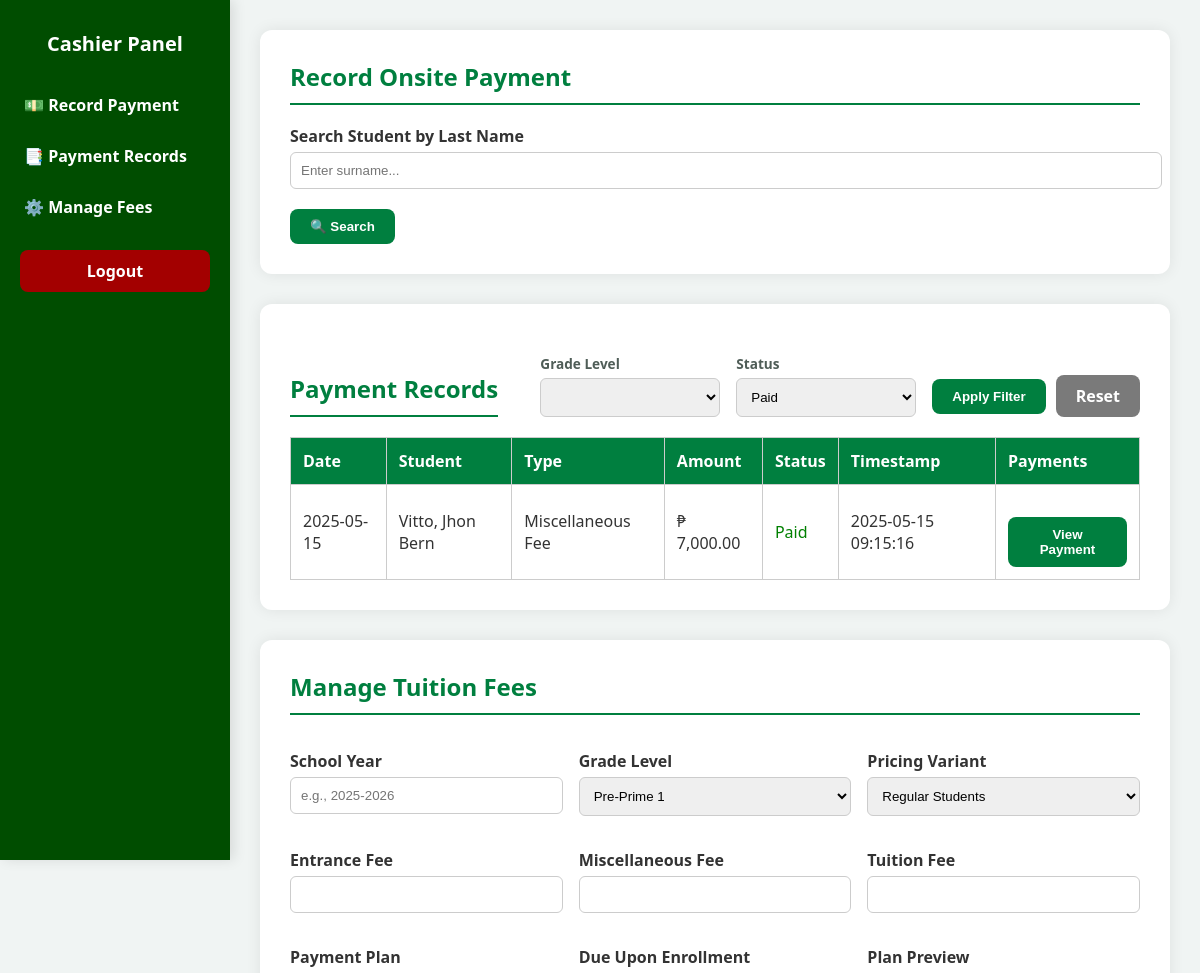
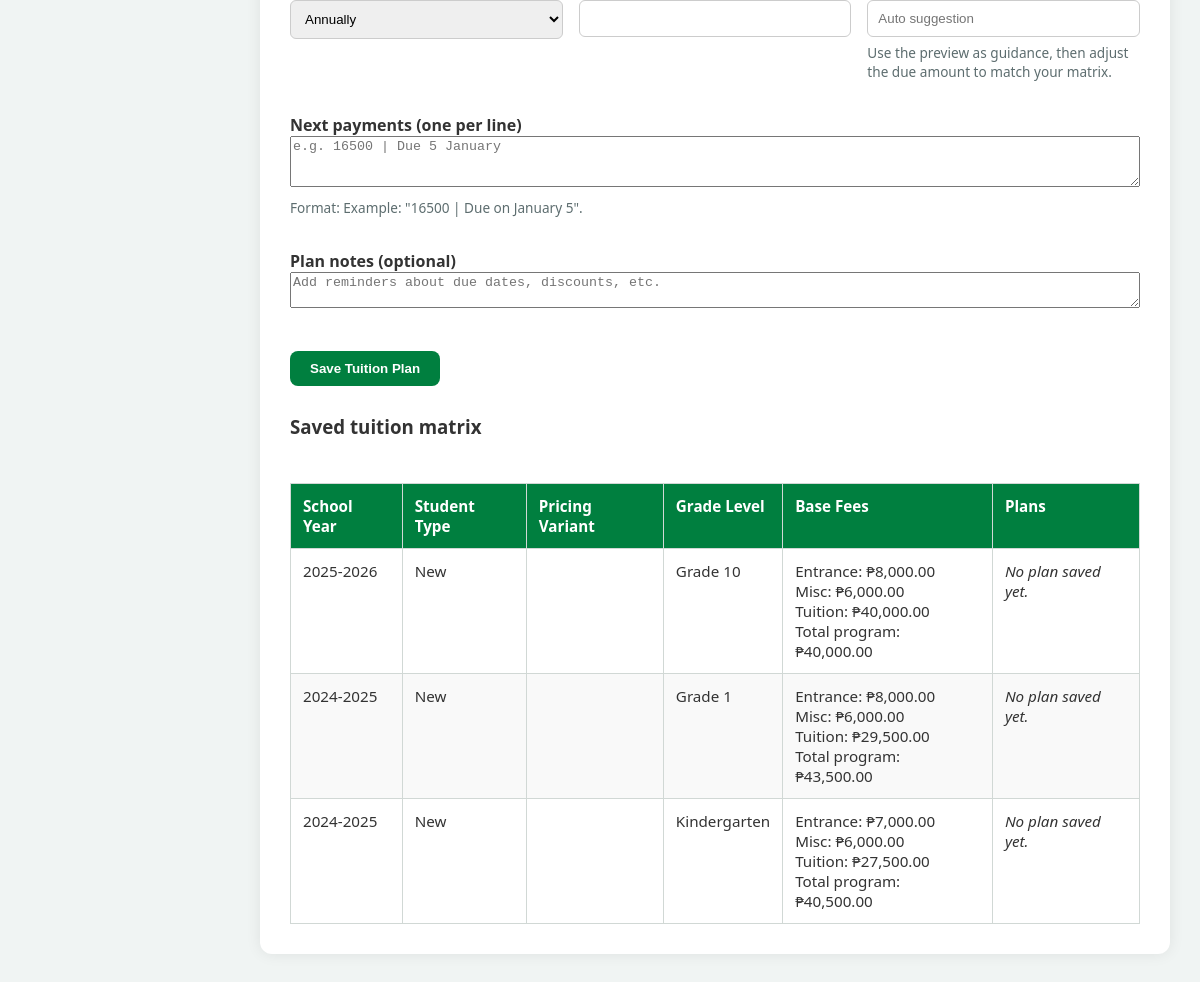
The app's page /Cashier/cashier_dashboard.php?filter_status=paid with its own data (2 pictures, top to bottom).
### tables this page shows
CREATE TABLE `student_payments` (
  `id` int(11) NOT NULL,
  `student_id` varchar(20) DEFAULT NULL,
  `payment_type` varchar(100) NOT NULL,
  `amount` decimal(10,2) NOT NULL,
  `payment_status` enum('pending','paid') DEFAULT 'pending',
  `payment_date` date DEFAULT NULL,
  `created_at` timestamp NOT NULL DEFAULT current_timestamp(),
  `reference_number` varchar(100) DEFAULT NULL,
  `screenshot_path` varchar(255) DEFAULT NULL,
  `screenshot` varchar(255) DEFAULT NULL
);

CREATE TABLE `students_registration` (
  `id` int(11) NOT NULL,
  `year` varchar(50) NOT NULL,
  `course` varchar(50) DEFAULT NULL,
  `lrn` varchar(50) NOT NULL,
  `lastname` varchar(100) NOT NULL,
  `firstname` varchar(100) NOT NULL,
  `middlename` varchar(100) NOT NULL,
  `specaddress` varchar(255) NOT NULL,
  `brgy` varchar(100) NOT NULL,
  `city` varchar(100) NOT NULL,
  `mother` varchar(100) NOT NULL,
  `father` varchar(100) NOT NULL,
  `gname` varchar(100) DEFAULT NULL,
  `sex` varchar(10) NOT NULL,
  `dob` date NOT NULL,
  `religion` varchar(50) NOT NULL,
  `emailaddress` varchar(100) NOT NULL,
  `contactno` varchar(20) NOT NULL,
  `schooltype` varchar(50) NOT NULL,
  `sname` varchar(255) DEFAULT NULL,
  `created_at` timestamp NOT NULL DEFAULT current_timestamp(),
  `enrollment_status` enum('waiting','enrolled') DEFAULT 'waiting',
  `student_type` varchar(10) DEFAULT NULL
);

CREATE TABLE `tuition_fees` (
  `id` int(11) NOT NULL,
  `school_year` varchar(20) NOT NULL,
  `student_type` enum('new','old') NOT NULL,
  `grade_level` varchar(50) NOT NULL,
  `entrance_fee` decimal(10,2) DEFAULT NULL,
  `miscellaneous_fee` decimal(10,2) DEFAULT NULL,
  `tuition_fee` decimal(10,2) DEFAULT NULL,
  `monthly_payment` decimal(10,2) DEFAULT NULL,
  `total_upon_enrollment` decimal(10,2) DEFAULT NULL,
  `updated_at` timestamp NOT NULL DEFAULT current_timestamp() ON UPDATE current_timestamp()
);

### Cashier/cashier_dashboard_logic.php (called while the page is built, shortened)
<?php
function cashier_dashboard_plan_labels(): array
{
    return [
        'annually'    => 'Annually',
        'cash'        => 'Cash',
        'semi_annual' => 'Semi-Annual',
        'quarterly'   => 'Quarterly',
        'monthly'     => 'Monthly',
    ];
}
function cashier_dashboard_table_exists(mysqli $conn, string $table): bool
{
    $stmt = $conn->prepare('SELECT 1 FROM information_schema.TABLES WHERE TABLE_SCHEMA = DATABASE() AND TABLE_NAME = ? LIMIT 1');
    $stmt->bind_param('s', $table);
    $stmt->execute();
    $stmt->store_result();
    $exists = $stmt->num_rows > 0;
    return $exists;
}
function cashier_dashboard_fetch_tuition_packages(mysqli $conn): array
{
    $packages = [];
    $result = $conn->query('SELECT * FROM tuition_fees ORDER BY school_year DESC, grade_level ASC');
    if ($result) {
        while ($row = $result->fetch_assoc()) {
            $row['plans'] = [];
            $packages[(int) $row['id']] = $row;
        }
    }
    $ids = implode(',', array_map('intval', array_keys($packages)));
    if (!cashier_dashboard_table_exists($conn, 'tuition_fee_plans')) {
        return array_values($packages);
    }
    return array_values($packages);
}
function cashier_dashboard_prepare_search(mysqli $conn): array
{
    $search_results = [];
    $search_financial = [];
    $searchQuery = isset($_GET['search_name']) ? trim((string) $_GET['search_name']) : '';
    $searchType = isset($_GET['search_type']) ? strtolower(trim((string) $_GET['search_type'])) : 'all';
    if (!in_array($searchType, ['new', 'old'], true)) {
        $searchType = 'all';
    }
    $clearSearchFlag = isset($_GET['search_cleared']);
    return [
        'results' => $search_results,
        'financial' => $search_financial,
        'query' => $searchQuery,
        'type' => $searchType,
        'cleared' => $clearSearchFlag,
    ];
}
function cashier_dashboard_fetch_payments(mysqli $conn): mysqli_result
{
    $filter_sql = 'WHERE 1=1';
    if (!empty($_GET['filter_status'])) {
        $filter_status = $conn->real_escape_string((string) $_GET['filter_status']);
        $filter_sql .= " AND sp.payment_status = '$filter_status'";
    }
    $sql = "
        SELECT sp.*, sr.firstname, sr.lastname
        FROM student_payments sp
        JOIN students_registration sr ON sr.id = sp.student_id
        $filter_sql
        ORDER BY sp.created_at DESC
    ";
    return $conn->query($sql);
}

### Cashier/cashier_dashboard.php (the view, shortened to what this page needs)
<?php
include __DIR__ . '/../db_connection.php';
require_once __DIR__ . '/cashier_dashboard_logic.php';
$searchData = cashier_dashboard_prepare_search($conn);
$searchQuery = $searchData['query'];
$payments = cashier_dashboard_fetch_payments($conn);
$planOptions = cashier_dashboard_plan_labels();
$tuitionPackages = cashier_dashboard_fetch_tuition_packages($conn);
$pricingCategories = [
  'regular' => 'Regular Students',
  'fwc' => 'FWC Member',
  'esc' => 'ESC / Government Subsidy',
  'other' => 'Other / Custom',
];
$studentTypeLabels = [
  'all' => 'All Students',
  'new' => 'New',
  'old' => 'Old',
];
$gradeOptions = [
  'preprime1' => 'Pre-Prime 1',
  'preprime2' => 'Pre-Prime 2',
  'kindergarten' => 'Kindergarten',
  'grade1' => 'Grade 1',
  'grade2' => 'Grade 2',
  'grade3' => 'Grade 3',
  'grade4' => 'Grade 4',
  'grade5' => 'Grade 5',
  'grade6' => 'Grade 6',
  'grade7' => 'Grade 7',
  'grade8' => 'Grade 8',
  'grade9' => 'Grade 9',
  'grade10' => 'Grade 10',
  'grade11' => 'Grade 11',
  'grade12' => 'Grade 12',
];
?>
<!DOCTYPE html>
<html lang="en">
<head>
   <link rel="stylesheet" href="cashier_dashboard.css">
</head>
<body>
<div class="sidebar">
  <h1>Cashier Panel</h1>
  <nav>
    <ul class="nav-links">
      <li><a class="nav-link" href="#record">💵 Record Payment</a></li>
      <li><a class="nav-link" href="#records">📑 Payment Records</a></li>
      <li><a class="nav-link" href="#fees">⚙️ Manage Fees</a></li>
    </ul>
  </nav>
  <a href="cashier_login.php" class="logout-btn">Logout</a>
</div>
<div class="main-content">
  <div class="section-card" id="record">
    <h2>Record Onsite Payment</h2>
    <form method="GET" action="cashier_dashboard.php">
        <label for="search_name">Search Student by Last Name</label>
        <input type="text" name="search_name" placeholder="Enter surname..." value="<?= htmlspecialchars($searchQuery) ?>" required>
        <button type="submit">🔍 Search</button>
    </form>
  </div>
  <div class="section-card" id="records">
    <div class="records-header">
      <h2>Payment Records</h2>
      <form method="GET" action="cashier_dashboard.php#records" id="filterForm" class="records-filter-bar">
        <div>
          <label>Grade Level</label>
          <select name="filter_grade_level">
            <?php
              $grade_levels_result = $conn->query("SELECT DISTINCT year FROM students_registration ORDER BY year");
              while ($gl = $grade_levels_result->fetch_assoc()):
                  $selected = ($_GET['filter_grade_level'] ?? '') == $gl['year'] ? "selected" : "";
                  echo "<option value='{$gl['year']}' $selected>{$gl['year']}</option>";
              endwhile;
            ?>
          </select>
        </div>
        <div>
          <label>Status</label>
          <select name="filter_status">
            <option value="paid" <?= ($_GET['filter_status'] ?? '') == "paid" ? "selected" : "" ?>>Paid</option>
          </select>
        </div>
        <div class="records-filter-actions">
          <button type="submit">Apply Filter</button>
          <a href="cashier_dashboard.php#records" class="secondary-btn">Reset</a>
        </div>
      </form>
    </div>
    <table id="paymentTable">
      <thead>
        <tr>
        <th>Date</th>
        <th>Student</th>
        <th>Type</th>
        <th>Amount</th>
        <th>Status</th>
        <th>Timestamp</th>
        <th>Payments</th>
      </tr>
    </thead>
    <tbody>
    <?php while ($row = $payments->fetch_assoc()): ?>
      <tr id="payment-row-<?php echo $row['id']; ?>">
        <td><?= date("Y-m-d", strtotime($row['created_at'])) ?></td>
        <td><?= $row['lastname'] ?>, <?= $row['firstname'] ?></td>
        <td><?= $row['payment_type'] ?></td>
        <td>₱ <?= number_format($row['amount'], 2) ?></td>
        <td class="payment-status" id="status-<?php echo $row['id']; ?>">
            <?php
              if (!empty($row['payment_status'])) {
                  if ($row['payment_status'] === 'declined') {
                      echo "<span style='color: red;'>Declined</span>";
                  } elseif ($row['payment_status'] === 'paid') {
                      echo "<span style='color: green;'>Paid</span>";
                  } else {
                      echo ucfirst(htmlspecialchars($row['payment_status']));
                  }
              } else {
                  echo "Pending";
              }
            ?>
        </td>
        <td><?= $row['created_at'] ?></td>
        <td>
        <?php
  $shotUrl = $row['screenshot_path'];
?>
          <button
            class="view-payment-btn"
            data-id="<?= $row['id'] ?>"
            data-student="<?= $row['lastname'] ?>, <?= $row['firstname'] ?>"
            data-type="<?= $row['payment_type'] ?>"
            data-amount="<?= $row['amount'] ?>"
            data-status="<?= ucfirst($row['payment_status']) ?>"
            data-reference="<?= $row['reference_number'] ?>"
            data-or="<?= $row['or_number'] ?>"
            data-screenshot="<?= $shotUrl ?>"
          >
            View Payment
          </button>
        </td>
      </tr>
    <?php endwhile; ?>
</tbody>
</table>
  </div>
  <div class="section-card" id="fees">
    <h2>Manage Tuition Fees</h2>
    <form method="POST" action="cashier_dashboard.php#fees" class="tuition-form">
      <div class="tuition-field-grid">
        <div>
          <label for="school_year">School Year</label>
          <input type="text" id="school_year" name="school_year" placeholder="e.g., 2025-2026" required>
        </div>
        <div>
          <label for="year">Grade Level</label>
          <select id="year" name="year" required>
            <?php foreach ($gradeOptions as $value => $label): ?>
              <option value="<?= htmlspecialchars($value) ?>"><?= htmlspecialchars($label) ?></option>
            <?php endforeach; ?>
          </select>
        </div>
        <div>
          <label for="pricing_category">Pricing Variant</label>
          <select id="pricing_category" name="pricing_category">
            <?php foreach ($pricingCategories as $value => $label): ?>
              <option value="<?= htmlspecialchars($value) ?>"><?= htmlspecialchars($label) ?></option>
            <?php endforeach; ?>
          </select>
        </div>
      </div>
      <div class="tuition-field-grid">
        <div>
          <label for="entrance_fee">Entrance Fee</label>
          <input type="number" step="0.01" id="entrance_fee" name="entrance_fee" required oninput="calculatePayment()">
        </div>
        <div>
          <label for="miscellaneous_fee">Miscellaneous Fee</label>
          <input type="number" step="0.01" id="miscellaneous_fee" name="miscellaneous_fee" required oninput="calculatePayment()">
        </div>
        <div>
          <label for="tuition_fee">Tuition Fee</label>
          <input type="number" step="0.01" id="tuition_fee" name="tuition_fee" required oninput="calculatePayment()">
        </div>
      </div>
      <div class="tuition-field-grid">
        <div>
          <label for="payment_schedule">Payment Plan</label>
          <select id="payment_schedule" name="payment_schedule" onchange="calculatePayment()" required>
            <?php foreach ($planOptions as $value => $label): ?>
              <option value="<?= htmlspecialchars($value) ?>"><?= htmlspecialchars($label) ?></option>
            <?php endforeach; ?>
          </select>
        </div>
        <div>
          <label for="total_upon_enrollment">Due Upon Enrollment</label>
          <input type="number" step="0.01" id="total_upon_enrollment" name="total_upon_enrollment" required>
        </div>
        <div>
          <label for="calculated_payment">Plan Preview</label>
          <input type="text" id="calculated_payment" readonly placeholder="Auto suggestion">
          <small class="tuition-hint">Use the preview as guidance, then adjust the due amount to match your matrix.</small>
        </div>
      </div>
      <div class="tuition-field-grid full">
        <div>
          <label for="next_payments">Next payments (one per line)</label>
          <textarea id="next_payments" name="next_payments" rows="3" placeholder="e.g. 16500 | Due 5 January"></textarea>
          <small class="tuition-hint">Format: Example: "16500 | Due on January 5".</small>
        </div>
      </div>
      <div class="tuition-field-grid full">
        <div>
          <label for="plan_notes">Plan notes (optional)</label>
          <textarea id="plan_notes" name="plan_notes" rows="2" placeholder="Add reminders about due dates, discounts, etc."></textarea>
        </div>
      </div>
      <button type="submit">Save Tuition Plan</button>
    </form>
    <?php if (!empty($tuitionPackages)): ?>
      <h3 class="tuition-table-title">Saved tuition matrix</h3>
      <div class="tuition-matrix-wrapper">
        <table class="tuition-matrix-table">
          <thead>
            <tr>
              <th>School Year</th>
              <th>Student Type</th>
              <th>Pricing Variant</th>
              <th>Grade Level</th>
              <th>Base Fees</th>
              <th>Plans</th>
            </tr>
          </thead>
          <tbody>
            <?php foreach ($tuitionPackages as $package): ?>
              <tr>
                <td><?= htmlspecialchars($package['school_year']) ?></td>
                <td><?= htmlspecialchars($studentTypeLabels[$package['student_type']] ?? ucfirst($package['student_type'])) ?></td>
                <td><?= htmlspecialchars($pricingCategories[$package['pricing_category']] ?? ucfirst($package['pricing_category'])) ?></td>
                <?php
                  $gradeLabel = $gradeOptions[$package['grade_level']] ?? ucwords(str_replace('_', ' ', $package['grade_level']));
                  $normalizedGrade = strtolower(str_replace([' ', '_'], '', $package['grade_level']));
                  if (in_array($normalizedGrade, ['kinder1', 'kinder2'], true)) {
                      $gradeLabel = 'Kindergarten';
                  }
                ?>
                <td><?= htmlspecialchars($gradeLabel) ?></td>
                <td>
                  <div>Entrance: ₱<?= number_format((float) $package['entrance_fee'], 2) ?></div>
                  <div>Misc: ₱<?= number_format((float) $package['miscellaneous_fee'], 2) ?></div>
                  <div>Tuition: ₱<?= number_format((float) $package['tuition_fee'], 2) ?></div>
                  <div>Total program: ₱<?= number_format((float) $package['total_upon_enrollment'], 2) ?></div>
                </td>
                <td>
                  <?php if (!empty($package['plans'])): ?>
                    <ul class="tuition-plan-list">
                      <?php foreach ($package['plans'] as $plan): ?>
                        <li>
                          <strong><?= htmlspecialchars($planOptions[$plan['plan_type']] ?? ucfirst($plan['plan_type'])) ?>:</strong>
                          ₱<?= number_format((float) $plan['due_upon_enrollment'], 2) ?> due upon enrollment
                          <?php if (!empty($plan['decoded_breakdown'])): ?>
                            <div class="tuition-plan-breakdown">
                              <?php foreach ($plan['decoded_breakdown'] as $entry): ?>
                                <span>Next: ₱<?= number_format((float) ($entry['amount'] ?? 0), 2) ?><?= !empty($entry['note']) ? ' • ' . htmlspecialchars($entry['note']) : '' ?></span>
                              <?php endforeach; ?>
                            </div>
                          <?php endif; ?>
                          <?php if (!empty($plan['notes'])): ?>
                            <div class="tuition-plan-note"><?= nl2br(htmlspecialchars($plan['notes'])) ?></div>
                          <?php endif; ?>
                        </li>
                      <?php endforeach; ?>
                    </ul>
                  <?php else: ?>
                    <em>No plan saved yet.</em>
                  <?php endif; ?>
                </td>
              </tr>
            <?php endforeach; ?>
          </tbody>
        </table>
      </div>
    <?php else: ?>
      <p class="tuition-empty">No tuition plans saved yet. Add one above to populate the matrix.</p>
    <?php endif; ?>
  </div>
</div>
</body>
</html>

### records on screen
student_payments: created_at "2025-05-15", students_registration.lastname "Vitto", students_registration.firstname "Jhon Bern", payment_type "Miscellaneous Fee", amount "7,000.00", payment_status "Paid", created_at "2025-05-15 09:15:16"
tuition_fees: school_year "2025-2026", student_type "New", grade_level "Grade 10", entrance_fee "8,000.00", miscellaneous_fee "6,000.00", tuition_fee "40,000.00", total_upon_enrollment "40,000.00"
tuition_fees: school_year "2024-2025", student_type "New", grade_level "Grade 1", entrance_fee "8,000.00", miscellaneous_fee "6,000.00", tuition_fee "29,500.00", total_upon_enrollment "43,500.00"
tuition_fees: school_year "2024-2025", student_type "New", grade_level "Kindergarten", entrance_fee "7,000.00", miscellaneous_fee "6,000.00", tuition_fee "27,500.00", total_upon_enrollment "40,500.00"

### other values on screen
form field year "Pre-Prime 1"
form field pricing_category "Regular Students"
form field payment_schedule "Annually"
